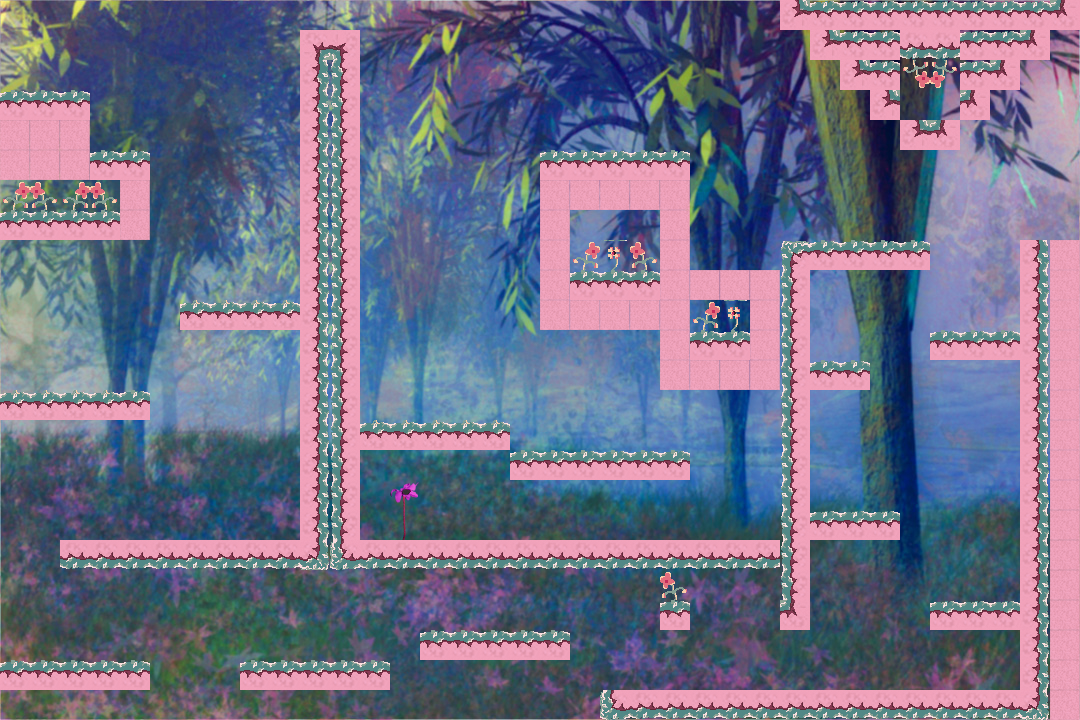

This is a level from a 2D game, rendered from its Tiled map with the project's own tilesets. A one-line summary and the map file follow, with tile-layer data summarised:
An orthogonal 36x24 tile map with 30x30 px tiles, 2 tile layers (Background, Tile Layer 1), 4 tilesets and 37 objects.

<map version="1.5" tiledversion="1.7.2" orientation="orthogonal" renderorder="right-down" width="36" height="24" tilewidth="30" tileheight="30" infinite="0" nextlayerid="12" nextobjectid="50">
 <editorsettings>
  <export target="Level4.lua" format="lua" />
 </editorsettings>
 <tileset firstgid="1" name="Butterfly" tilewidth="1080" tileheight="720" tilecount="1" columns="1">
  <image source="../All background/Butterfly.jpg" width="1080" height="720" />
 </tileset>
 <tileset firstgid="2" name="BUTTERFLY_TILESET" tilewidth="30" tileheight="30" tilecount="25" columns="5">
  <image source="../Tilesets/BUTTERFLY_TILESET.png" width="150" height="150" />
 </tileset>
 <tileset firstgid="27" name="END_FLAG" tilewidth="30" tileheight="30" tilecount="2" columns="1">
  <image source="../END_FLAG.png" width="30" height="60" />
 </tileset>
 <tileset firstgid="29" name="ful pink" tilewidth="30" tileheight="30" tilecount="2" columns="1">
  <image source="../ful/ful pink.png" width="30" height="60" />
 </tileset>
 <layer id="2" name="Background" width="36" height="24">
  <data>[864 cells, 3 non-empty, 3 distinct tile ids]</data>
 </layer>
 <layer id="1" name="Tile Layer 1" width="36" height="24">
  <data>[864 cells, 275 non-empty, 19 distinct tile ids]</data>
 </layer>
 <objectgroup id="11" name="flower" />
 <objectgroup id="3" name="water" />
 <objectgroup id="4" name="respawn_point">
  <object id="42" x="12.1784" y="18.2676" width="40.5948" height="48.7137" />
 </objectgroup>
 <objectgroup id="5" name="end_point">
  <object id="31" x="387.825" y="479.408" width="34.5772" height="58.8747" />
 </objectgroup>
 <objectgroup id="6" name="bird">
  <object id="35" x="181.297" y="61.6782" width="86.9102" height="87.8448" />
  <object id="44" x="385.65" y="178.617" width="60.8921" height="64.9516" />
 </objectgroup>
 <objectgroup id="7" name="frog">
  <object id="39" x="208.398" y="496.902" width="85.0412" height="57.0056" />
  <object id="49" x="878.877" y="665.754" width="46.684" height="46.684" />
 </objectgroup>
 <objectgroup id="8" name="lizard" />
 <objectgroup id="9" name="Platform">
  <object id="1" x="0" y="89.7138" width="88.7793" height="148.588" />
  <object id="2" x="88.7793" y="151.392" width="60.7437" height="88.7793" />
  <object id="3" x="180.362" y="299.981" width="119.618" height="28.9701" />
  <object id="4" x="0" y="388.76" width="148.588" height="30.8391" />
  <object id="5" x="0.934519" y="661.639" width="148.588" height="26.1665" />
  <object id="6" x="240.171" y="659.77" width="149.523" height="30.8391" />
  <object id="7" x="58.8747" y="539.217" width="722.383" height="28.0356" />
  <object id="8" x="418.664" y="631.735" width="150.458" height="27.101" />
  <object id="9" x="601.991" y="685.776" width="419.599" height="28.9701" />
  <object id="10" x="927.816" y="604.413" width="90.6483" height="28.9701" />
  <object id="11" x="659.77" y="599.961" width="28.9701" height="30.8391" />
  <object id="12" x="811.162" y="510.64" width="86.9102" height="28.0356" />
  <object id="15" x="809.293" y="357.921" width="60.7437" height="29.9046" />
  <object id="16" x="928.912" y="328.016" width="88.7793" height="29.9046" />
  <object id="17" x="810.228" y="242.04" width="117.749" height="28.0356" />
  <object id="18" x="538.283" y="149.523" width="149.523" height="176.624" />
  <object id="20" x="658.836" y="267.272" width="122.422" height="123.356" />
  <object id="21" x="780.323" y="-2.80356" width="299.981" height="32.7082" />
  <object id="22" x="807.424" y="28.9701" width="242.975" height="28.9701" />
  <object id="23" x="840.132" y="57.9402" width="180.362" height="29.9046" />
  <object id="24" x="870.972" y="87.8448" width="116.815" height="29.9046" />
  <object id="25" x="901.811" y="117.749" width="56.0711" height="29.9046" />
  <object id="29" x="358.855" y="417.73" width="151.392" height="34.5772" />
  <object id="30" x="508.378" y="448.569" width="183.166" height="31.7736" />
 </objectgroup>
 <objectgroup id="10" name="walls">
  <object id="26" x="1018.63" y="238.302" width="58.8747" height="478.474" />
  <object id="27" x="299.046" y="29.9046" width="60.7437" height="508.378" />
  <object id="28" x="780.323" y="240.171" width="29.9046" height="388.76" />
  <object id="45" x="0" y="-40.5948" width="1081.85" height="38.565" />
  <object id="46" x="-44.6542" y="-42.6245" width="42.6245" height="759.122" />
  <object id="47" x="-42.6245" y="716.498" width="1122.45" height="50.7435" />
  <object id="48" x="1081.85" y="-38.565" width="40.5948" height="805.806" />
 </objectgroup>
</map>
